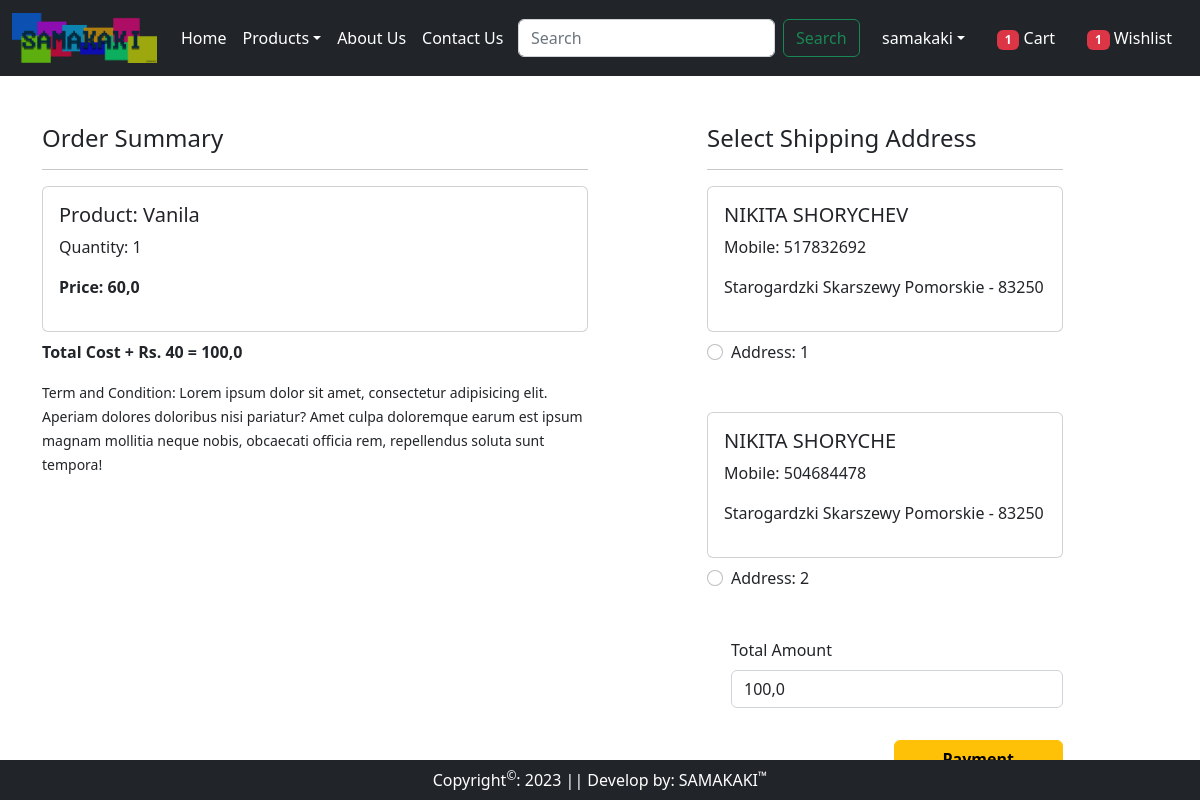
Screenshot of /checkout/ (signed in) with the database file from the repository.
### shop/models.py (models this page shows, shortened)
class Cart(models.Model):
    user = models.ForeignKey(User, on_delete=models.CASCADE)
    product = models.ForeignKey(Product, on_delete=models.CASCADE)
    quantity = models.PositiveIntegerField(default=1)

class Product(models.Model):
    title = models.CharField(max_length=100)
    selling_price = models.FloatField()
    discounted_price = models.FloatField()
    description = models.TextField()
    composition = models.TextField(default='')
    prodapp = models.TextField(default='')
    category = models.CharField(choices=CATEGORY_CHOICES, max_length=2)
    product_image = models.ImageField(upload_to='product/%Y/%m/%d/')

class Customer(models.Model):
    user = models.ForeignKey(User, on_delete=models.CASCADE)
    name = models.CharField(max_length=200)
    locality = models.CharField(max_length=200)
    city = models.CharField(max_length=50)
    mobile = models.IntegerField(default=0)
    zipcode = models.IntegerField()
    state = models.CharField(choices=STATE_CHOISES, max_length=100)

### shop/views.py (the view)
# urls.py: path('checkout/', CheckoutView.as_view(), name='checkout'),
@method_decorator(login_required, name='dispatch')
class CheckoutView(View):
    def get(self, request):
        user = request.user
        add = Customer.objects.filter(user=user)
        cart_items = Cart.objects.filter(user=user)
        famount = 0
        for item in cart_items:
            value = item.quantity * item.product.discounted_price
            famount += value
        totalamount = famount + 40
        totalitem = total_items_in_cart(request)
        totalwishitem = total_items_in_wishlist(request)
        return render(request, 'shop/checkout.html', locals())

### shop/views.py (called while the page is built)
def total_items_in_cart(request):
    totatlitem = 0
    if request.user.is_authenticated:
        totatlitem = len(Cart.objects.filter(user=request.user))
    return totatlitem

def total_items_in_wishlist(request):
    totalwishitem = 0
    if request.user.is_authenticated:
        totalwishitem = len(Wishlist.objects.filter(user=request.user))
    return totalwishitem

### shop/templates/shop/checkout.html (shortened to what this page needs)
{% extends 'shop/base.html' %}
{% load static %}
    {% block main-content %}
        <div class="container">
            <div class="row mt-5">
                <div class="col-sm-6">
                    <h4>Order Summary</h4>
                    <hr>
                    {% for item in cart_items %}
                        <div class="card mb-2">
                            <div class="card-body">
                                <h5>Product: {{ item.product.title }}</h5>
                                <p>Quantity: {{ item.quantity }}</p>
                                <p class="fw-bold">Price: {{ item.product.discounted_price }}</p>
                            </div>
                        </div>
                    {% endfor %}
                    <p class="fw-bold">Total Cost + Rs. 40 = {{ totalamount }}</p>
                    <small>Term and Condition: Lorem ipsum dolor sit amet, consectetur adipisicing elit. Aperiam dolores doloribus nisi pariatur? Amet culpa doloremque earum est ipsum magnam mollitia neque nobis, obcaecati officia rem, repellendus soluta sunt tempora!</small>
                </div>
                <div class="col-sm-4 offset-sm-1">
                    <h4>Select Shipping Address</h4>
                    <hr>
                    <form method="post" id="myform">
                        {% for item in add %}
                            <div class="card">
                                <div class="card-body">
                                    <h5>{{item.name}}</h5>
                                    <p>Mobile: {{ item.mobile }}</p>
                                    <p>{{ item.locality }} {{ item.city }} {{ item.state }} - {{ item.zipcode }}</p>
                                </div>
                            </div>
                            <div class="form-check mt-2 mb-5">
                                <input type="radio" name="custid" id="custadd{{ forloop.counter }}" value="{{ item.id }}" class="form-check-input">
                                <label for="custadd{{ forloop.counter }}" class="form-check-label">Address: {{ forloop.counter }}</label>
                            </div>
                        {% endfor %}
                        <div class="form-check mb-3">
                            <label for="totalamount" class="form-label">Total Amount</label>
                            <input type="text" name="totalamount" id="totalamount" class="form-control" value="{{ totalamount }}" readonly>
                        </div>
                    </form>
                    <div class="text-end">
                        <button id="rzp-button1" type="submit" class="btn btn-warning mt-3 px-5 fw-bold">Payment</button>
                    </div>
                </div>
            </div>
        </div>
    {% endblock %}

### shop/templates/shop/base.html (shortened to what this page needs)
<!DOCTYPE html>
{% load static %}
<html lang="pl">
<head>
    <link rel="stylesheet" href="https://cdn.jsdelivr.net/npm/bootstrap@5.2.3/dist/css/bootstrap.min.css">
    <link rel="stylesheet" href="{% static 'shop/css/owl.carousel.min.css' %}">
    <link rel="stylesheet" href="{% static 'shop/css/all.min.css' %}">
    <link rel="stylesheet" href="{% static 'shop/css/style.css' %}">
</head>
<body>
    <nav class="navbar navbar-expand-lg navbar-dark bg-dark">
        <div class="container-fluid">
            <a class="navbar-brand" href="{% url 'home' %}">
                <img src="{% static 'shop/images/logo.png' %}" alt="SAMAKAKI - logo" width="auto" height="50">
            </a>
            <div class="collapse navbar-collapse" id="navbarSupportedContent">
                <ul class="navbar-nav me-auto mb-2 mb-lg-0">
                    <li class="nav-item">
                        <a class="nav-link active" aria-current="page" href="{% url 'home' %}">Home</a>
                    </li>
                    {% if request.user.is_authenticated %}
                        <li class="nav-item dropdown">
                            <a class="nav-link dropdown-toggle text-white" href="#" role="button" data-bs-toggle="dropdown" aria-expanded="false">Products</a>
                        </li>
                    {% endif %}
                    <li class="nav-item">
                        <a class="nav-link text-white" href="{% url 'about' %}">About Us</a>
                    </li>
                    <li class="nav-item">
                        <a class="nav-link text-white" href="{% url 'contact' %}">Contact Us</a>
                    </li>
                </ul>
                {% if request.user.is_authenticated %}
                    <form class="d-flex" role="search" action="{% url 'search' %}">
                        <input class="form-control me-2" type="search" placeholder="Search" name="search" aria-label="Search">
                        <button class="btn btn-outline-success" type="submit">Search</button>
                    </form>
                {% endif %}
                <ul class="navbar-nav ms-auto mb-2 mb-lg-0">
                    {% if request.user.is_authenticated %}
                        <li class="nav-item dropdown mx-2">
                            <a href="#" class="nav-link dropdown-toggle text-white" id="profileDropdown" role="button" data-bs-toggle="dropdown" aria-expanded="false">{{ request.user.username }}</a>
                        </li>
                        <li class="nav-item mx-2">
                            <a href="{% url 'show_cart' %}" class="nav-link text-white"><span class="badge bg-danger">{% if totalitem > 0 %}{{ totalitem }}{% endif %}</span> Cart</a>
                        </li>
                        <li class="nav-item mx-2">
                            <a href="{% url 'show_wishlist' %}" class="nav-link text-white"><span class="badge bg-danger">{% if totalwishitem > 0 %}{{ totalwishitem }}{% endif %}</span> Wishlist</a>
                        </li>
                    {% endif %}
                </ul>
            </div>
        </div>
    </nav>
    {% block main-content %}{% endblock %}
    <footer class="container-fluid bg-dark text-center p-2 mt-5 text-white fixed-bottom">
        Copyright<sup>&copy;</sup>: 2023 || Develop by: SAMAKAKI<sup>&trade;</sup>
    </footer>
</body>
</html>

### rows the page displays
Cart: product "Vanila", quantity "1", product.discounted_price "60,0"
Customer: name "NIKITA SHORYCHEV", mobile "517832692", locality "Starogardzki", city "Skarszewy", state "Pomorskie", zipcode "83250"
Customer: name "NIKITA SHORYCHE", mobile "504684478", locality "Starogardzki", city "Skarszewy", state "Pomorskie", zipcode "83250"

### other values shown
{{ request.user.username }} "samakaki"
{{ totalitem }} "1"
{{ totalwishitem }} "1"
{{ totalamount }} "100,0"
